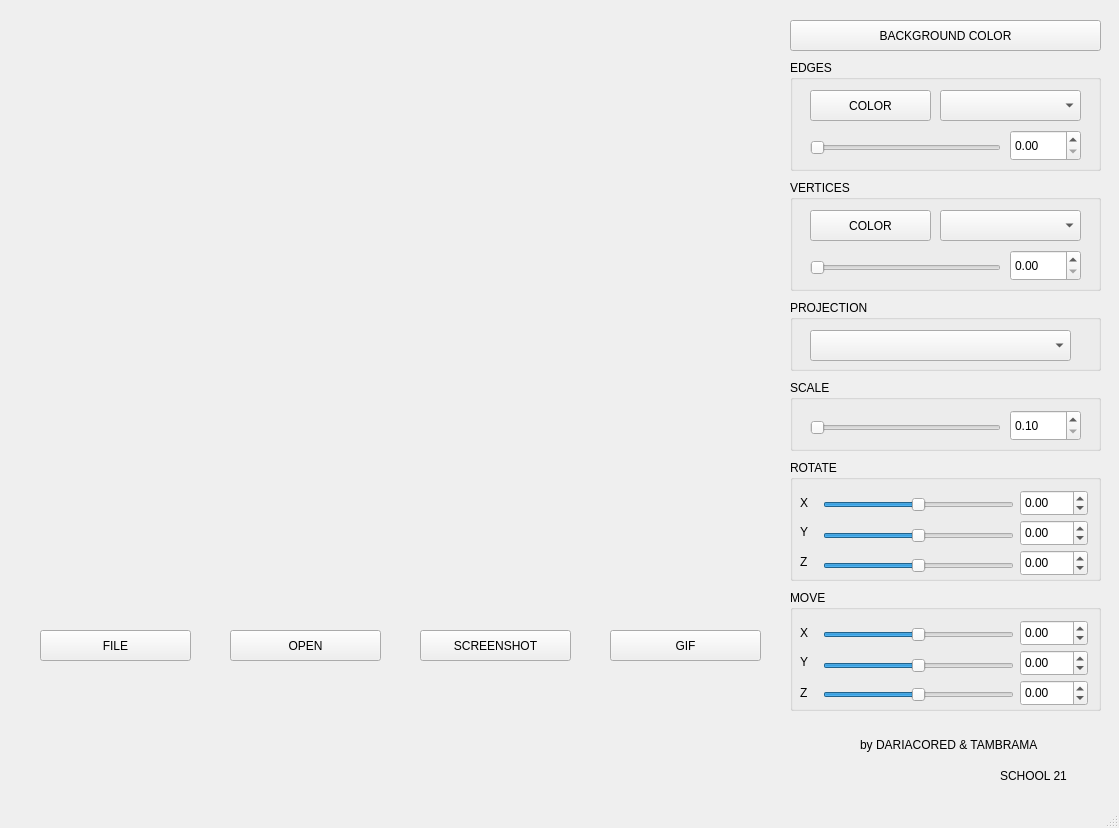
<?xml version="1.0" encoding="UTF-8"?>
<ui version="4.0">
 <class>MainWindow</class>
 <widget class="QMainWindow" name="MainWindow">
  <property name="geometry">
   <rect>
    <x>0</x>
    <y>0</y>
    <width>1119</width>
    <height>828</height>
   </rect>
  </property>
  <property name="windowTitle">
   <string>MainWindow</string>
  </property>
  <widget class="QWidget" name="centralwidget">
   <widget class="QPushButton" name="chooseFileButton">
    <property name="geometry">
     <rect>
      <x>40</x>
      <y>630</y>
      <width>151</width>
      <height>31</height>
     </rect>
    </property>
    <property name="text">
     <string>FILE</string>
    </property>
   </widget>
   <widget class="QPushButton" name="openFileButton">
    <property name="geometry">
     <rect>
      <x>230</x>
      <y>630</y>
      <width>151</width>
      <height>31</height>
     </rect>
    </property>
    <property name="text">
     <string>OPEN</string>
    </property>
   </widget>
   <widget class="QLabel" name="label">
    <property name="geometry">
     <rect>
      <x>50</x>
      <y>690</y>
      <width>511</width>
      <height>61</height>
     </rect>
    </property>
    <property name="text">
     <string/>
    </property>
   </widget>
   <widget class="MyGLWidget" name="sceneWidget" native="true">
    <property name="geometry">
     <rect>
      <x>20</x>
      <y>20</y>
      <width>741</width>
      <height>591</height>
     </rect>
    </property>
   </widget>
   <widget class="QPushButton" name="recordScreencastButton">
    <property name="geometry">
     <rect>
      <x>610</x>
      <y>630</y>
      <width>151</width>
      <height>31</height>
     </rect>
    </property>
    <property name="text">
     <string>GIF</string>
    </property>
   </widget>
   <widget class="QPushButton" name="chooseColorBackgroundButton">
    <property name="geometry">
     <rect>
      <x>790</x>
      <y>20</y>
      <width>311</width>
      <height>31</height>
     </rect>
    </property>
    <property name="text">
     <string>BACKGROUND COLOR</string>
    </property>
   </widget>
   <widget class="QGroupBox" name="groupBox">
    <property name="geometry">
     <rect>
      <x>790</x>
      <y>60</y>
      <width>311</width>
      <height>111</height>
     </rect>
    </property>
    <property name="title">
     <string>EDGES</string>
    </property>
    <widget class="QPushButton" name="chooseColorEdgeButton">
     <property name="geometry">
      <rect>
       <x>20</x>
       <y>30</y>
       <width>121</width>
       <height>31</height>
      </rect>
     </property>
     <property name="text">
      <string>COLOR</string>
     </property>
    </widget>
    <widget class="QComboBox" name="lineComboBox">
     <property name="geometry">
      <rect>
       <x>150</x>
       <y>30</y>
       <width>141</width>
       <height>31</height>
      </rect>
     </property>
    </widget>
    <widget class="QSlider" name="sizeEdgeSlider">
     <property name="geometry">
      <rect>
       <x>20</x>
       <y>80</y>
       <width>191</width>
       <height>16</height>
      </rect>
     </property>
     <property name="minimum">
      <number>0</number>
     </property>
     <property name="maximum">
      <number>100</number>
     </property>
     <property name="singleStep">
      <number>1</number>
     </property>
     <property name="orientation">
      <enum>Qt::Horizontal</enum>
     </property>
    </widget>
    <widget class="QDoubleSpinBox" name="sizeEdgeSpinbox">
     <property name="geometry">
      <rect>
       <x>220</x>
       <y>70</y>
       <width>71</width>
       <height>31</height>
      </rect>
     </property>
     <property name="minimum">
      <double>0.000000000000000</double>
     </property>
     <property name="maximum">
      <double>100.000000000000000</double>
     </property>
     <property name="singleStep">
      <double>0.100000000000000</double>
     </property>
    </widget>
   </widget>
   <widget class="QGroupBox" name="groupBox_2">
    <property name="geometry">
     <rect>
      <x>790</x>
      <y>180</y>
      <width>311</width>
      <height>111</height>
     </rect>
    </property>
    <property name="title">
     <string>VERTICES</string>
    </property>
    <widget class="QPushButton" name="chooseColorVertexButton">
     <property name="geometry">
      <rect>
       <x>20</x>
       <y>30</y>
       <width>121</width>
       <height>31</height>
      </rect>
     </property>
     <property name="text">
      <string>COLOR</string>
     </property>
    </widget>
    <widget class="QComboBox" name="verticesComboBox">
     <property name="geometry">
      <rect>
       <x>150</x>
       <y>30</y>
       <width>141</width>
       <height>31</height>
      </rect>
     </property>
    </widget>
    <widget class="QDoubleSpinBox" name="sizeVertexSpinbox">
     <property name="geometry">
      <rect>
       <x>220</x>
       <y>70</y>
       <width>71</width>
       <height>31</height>
      </rect>
     </property>
     <property name="minimum">
      <double>0.000000000000000</double>
     </property>
     <property name="maximum">
      <double>100.000000000000000</double>
     </property>
     <property name="singleStep">
      <double>0.100000000000000</double>
     </property>
    </widget>
    <widget class="QSlider" name="sizeVertexSlider">
     <property name="geometry">
      <rect>
       <x>20</x>
       <y>80</y>
       <width>191</width>
       <height>16</height>
      </rect>
     </property>
     <property name="minimum">
      <number>0</number>
     </property>
     <property name="maximum">
      <number>100</number>
     </property>
     <property name="singleStep">
      <number>1</number>
     </property>
     <property name="orientation">
      <enum>Qt::Horizontal</enum>
     </property>
    </widget>
   </widget>
   <widget class="QGroupBox" name="groupBox_3">
    <property name="geometry">
     <rect>
      <x>790</x>
      <y>300</y>
      <width>311</width>
      <height>71</height>
     </rect>
    </property>
    <property name="title">
     <string>PROJECTION</string>
    </property>
    <widget class="QComboBox" name="projectionComboBox">
     <property name="geometry">
      <rect>
       <x>20</x>
       <y>30</y>
       <width>261</width>
       <height>31</height>
      </rect>
     </property>
    </widget>
   </widget>
   <widget class="QGroupBox" name="groupBox_4">
    <property name="geometry">
     <rect>
      <x>790</x>
      <y>380</y>
      <width>311</width>
      <height>71</height>
     </rect>
    </property>
    <property name="title">
     <string>SCALE</string>
    </property>
    <widget class="QSlider" name="sliderIncrease">
     <property name="geometry">
      <rect>
       <x>20</x>
       <y>40</y>
       <width>191</width>
       <height>16</height>
      </rect>
     </property>
     <property name="minimum">
      <number>0</number>
     </property>
     <property name="maximum">
      <number>360</number>
     </property>
     <property name="orientation">
      <enum>Qt::Horizontal</enum>
     </property>
    </widget>
    <widget class="QDoubleSpinBox" name="spinBoxIncrease">
     <property name="geometry">
      <rect>
       <x>220</x>
       <y>30</y>
       <width>71</width>
       <height>31</height>
      </rect>
     </property>
     <property name="minimum">
      <double>0.100000000000000</double>
     </property>
     <property name="maximum">
      <double>360.000000000000000</double>
     </property>
     <property name="singleStep">
      <double>0.100000000000000</double>
     </property>
    </widget>
   </widget>
   <widget class="QGroupBox" name="groupBox_5">
    <property name="geometry">
     <rect>
      <x>790</x>
      <y>460</y>
      <width>311</width>
      <height>121</height>
     </rect>
    </property>
    <property name="title">
     <string>ROTATE</string>
    </property>
    <widget class="QDoubleSpinBox" name="spinBoxX">
     <property name="geometry">
      <rect>
       <x>230</x>
       <y>30</y>
       <width>68</width>
       <height>26</height>
      </rect>
     </property>
     <property name="minimum">
      <double>-360.000000000000000</double>
     </property>
     <property name="maximum">
      <double>360.000000000000000</double>
     </property>
    </widget>
    <widget class="QSlider" name="sliderX">
     <property name="geometry">
      <rect>
       <x>33</x>
       <y>35</y>
       <width>191</width>
       <height>20</height>
      </rect>
     </property>
     <property name="minimum">
      <number>-360</number>
     </property>
     <property name="maximum">
      <number>360</number>
     </property>
     <property name="orientation">
      <enum>Qt::Horizontal</enum>
     </property>
    </widget>
    <widget class="QLabel" name="label_2">
     <property name="geometry">
      <rect>
       <x>10</x>
       <y>30</y>
       <width>21</width>
       <height>26</height>
      </rect>
     </property>
     <property name="text">
      <string>X</string>
     </property>
    </widget>
    <widget class="QLabel" name="label_4">
     <property name="geometry">
      <rect>
       <x>10</x>
       <y>90</y>
       <width>21</width>
       <height>23</height>
      </rect>
     </property>
     <property name="text">
      <string>Z</string>
     </property>
    </widget>
    <widget class="QDoubleSpinBox" name="spinBoxY">
     <property name="geometry">
      <rect>
       <x>230</x>
       <y>60</y>
       <width>68</width>
       <height>26</height>
      </rect>
     </property>
     <property name="minimum">
      <double>-360.000000000000000</double>
     </property>
     <property name="maximum">
      <double>360.000000000000000</double>
     </property>
    </widget>
    <widget class="QSlider" name="sliderY">
     <property name="geometry">
      <rect>
       <x>33</x>
       <y>66</y>
       <width>191</width>
       <height>20</height>
      </rect>
     </property>
     <property name="minimum">
      <number>-360</number>
     </property>
     <property name="maximum">
      <number>360</number>
     </property>
     <property name="orientation">
      <enum>Qt::Horizontal</enum>
     </property>
    </widget>
    <widget class="QDoubleSpinBox" name="spinBoxZ">
     <property name="geometry">
      <rect>
       <x>230</x>
       <y>90</y>
       <width>68</width>
       <height>26</height>
      </rect>
     </property>
     <property name="minimum">
      <double>-360.000000000000000</double>
     </property>
     <property name="maximum">
      <double>360.000000000000000</double>
     </property>
    </widget>
    <widget class="QSlider" name="sliderZ">
     <property name="geometry">
      <rect>
       <x>33</x>
       <y>96</y>
       <width>191</width>
       <height>20</height>
      </rect>
     </property>
     <property name="minimum">
      <number>-360</number>
     </property>
     <property name="maximum">
      <number>360</number>
     </property>
     <property name="orientation">
      <enum>Qt::Horizontal</enum>
     </property>
    </widget>
    <widget class="QLabel" name="label_3">
     <property name="geometry">
      <rect>
       <x>10</x>
       <y>60</y>
       <width>21</width>
       <height>23</height>
      </rect>
     </property>
     <property name="text">
      <string>Y</string>
     </property>
    </widget>
   </widget>
   <widget class="QGroupBox" name="groupBox_6">
    <property name="geometry">
     <rect>
      <x>790</x>
      <y>590</y>
      <width>311</width>
      <height>121</height>
     </rect>
    </property>
    <property name="title">
     <string>MOVE</string>
    </property>
    <widget class="QDoubleSpinBox" name="spinBoxMoveX">
     <property name="geometry">
      <rect>
       <x>230</x>
       <y>30</y>
       <width>68</width>
       <height>26</height>
      </rect>
     </property>
     <property name="minimum">
      <double>-360.000000000000000</double>
     </property>
     <property name="maximum">
      <double>360.000000000000000</double>
     </property>
    </widget>
    <widget class="QSlider" name="sliderMoveX">
     <property name="geometry">
      <rect>
       <x>33</x>
       <y>35</y>
       <width>191</width>
       <height>20</height>
      </rect>
     </property>
     <property name="minimum">
      <number>-360</number>
     </property>
     <property name="maximum">
      <number>360</number>
     </property>
     <property name="orientation">
      <enum>Qt::Horizontal</enum>
     </property>
    </widget>
    <widget class="QLabel" name="label_5">
     <property name="geometry">
      <rect>
       <x>10</x>
       <y>30</y>
       <width>21</width>
       <height>26</height>
      </rect>
     </property>
     <property name="text">
      <string>X</string>
     </property>
    </widget>
    <widget class="QLabel" name="label_6">
     <property name="geometry">
      <rect>
       <x>10</x>
       <y>60</y>
       <width>21</width>
       <height>23</height>
      </rect>
     </property>
     <property name="text">
      <string>Y</string>
     </property>
    </widget>
    <widget class="QDoubleSpinBox" name="spinBoxMoveY">
     <property name="geometry">
      <rect>
       <x>230</x>
       <y>60</y>
       <width>68</width>
       <height>26</height>
      </rect>
     </property>
     <property name="minimum">
      <double>-360.000000000000000</double>
     </property>
     <property name="maximum">
      <double>360.000000000000000</double>
     </property>
    </widget>
    <widget class="QSlider" name="sliderMoveY">
     <property name="geometry">
      <rect>
       <x>33</x>
       <y>66</y>
       <width>191</width>
       <height>20</height>
      </rect>
     </property>
     <property name="minimum">
      <number>-360</number>
     </property>
     <property name="maximum">
      <number>360</number>
     </property>
     <property name="orientation">
      <enum>Qt::Horizontal</enum>
     </property>
    </widget>
    <widget class="QDoubleSpinBox" name="spinBoxMoveZ">
     <property name="geometry">
      <rect>
       <x>230</x>
       <y>90</y>
       <width>68</width>
       <height>26</height>
      </rect>
     </property>
     <property name="minimum">
      <double>-360.000000000000000</double>
     </property>
     <property name="maximum">
      <double>360.000000000000000</double>
     </property>
    </widget>
    <widget class="QSlider" name="sliderMoveZ">
     <property name="geometry">
      <rect>
       <x>33</x>
       <y>95</y>
       <width>191</width>
       <height>20</height>
      </rect>
     </property>
     <property name="minimum">
      <number>-360</number>
     </property>
     <property name="maximum">
      <number>360</number>
     </property>
     <property name="orientation">
      <enum>Qt::Horizontal</enum>
     </property>
    </widget>
    <widget class="QLabel" name="label_7">
     <property name="geometry">
      <rect>
       <x>10</x>
       <y>90</y>
       <width>21</width>
       <height>26</height>
      </rect>
     </property>
     <property name="text">
      <string>Z</string>
     </property>
    </widget>
   </widget>
   <widget class="QPushButton" name="recordImageButton">
    <property name="geometry">
     <rect>
      <x>420</x>
      <y>630</y>
      <width>151</width>
      <height>31</height>
     </rect>
    </property>
    <property name="text">
     <string>SCREENSHOT</string>
    </property>
   </widget>
   <widget class="QLabel" name="label_8">
    <property name="geometry">
     <rect>
      <x>860</x>
      <y>729</y>
      <width>241</width>
      <height>31</height>
     </rect>
    </property>
    <property name="text">
     <string>by DARIACORED &amp; TAMBRAMA</string>
    </property>
   </widget>
   <widget class="QLabel" name="label_9">
    <property name="geometry">
     <rect>
      <x>1000</x>
      <y>760</y>
      <width>101</width>
      <height>31</height>
     </rect>
    </property>
    <property name="text">
     <string>SCHOOL 21</string>
    </property>
   </widget>
  </widget>
  <widget class="QMenuBar" name="menubar">
   <property name="geometry">
    <rect>
     <x>0</x>
     <y>0</y>
     <width>1119</width>
     <height>22</height>
    </rect>
   </property>
  </widget>
  <widget class="QStatusBar" name="statusbar"/>
 </widget>
 <customwidgets>
  <customwidget>
   <class>MyGLWidget</class>
   <extends>QWidget</extends>
   <header>myglwidget.h</header>
   <container>1</container>
  </customwidget>
 </customwidgets>
 <resources/>
 <connections/>
</ui>
